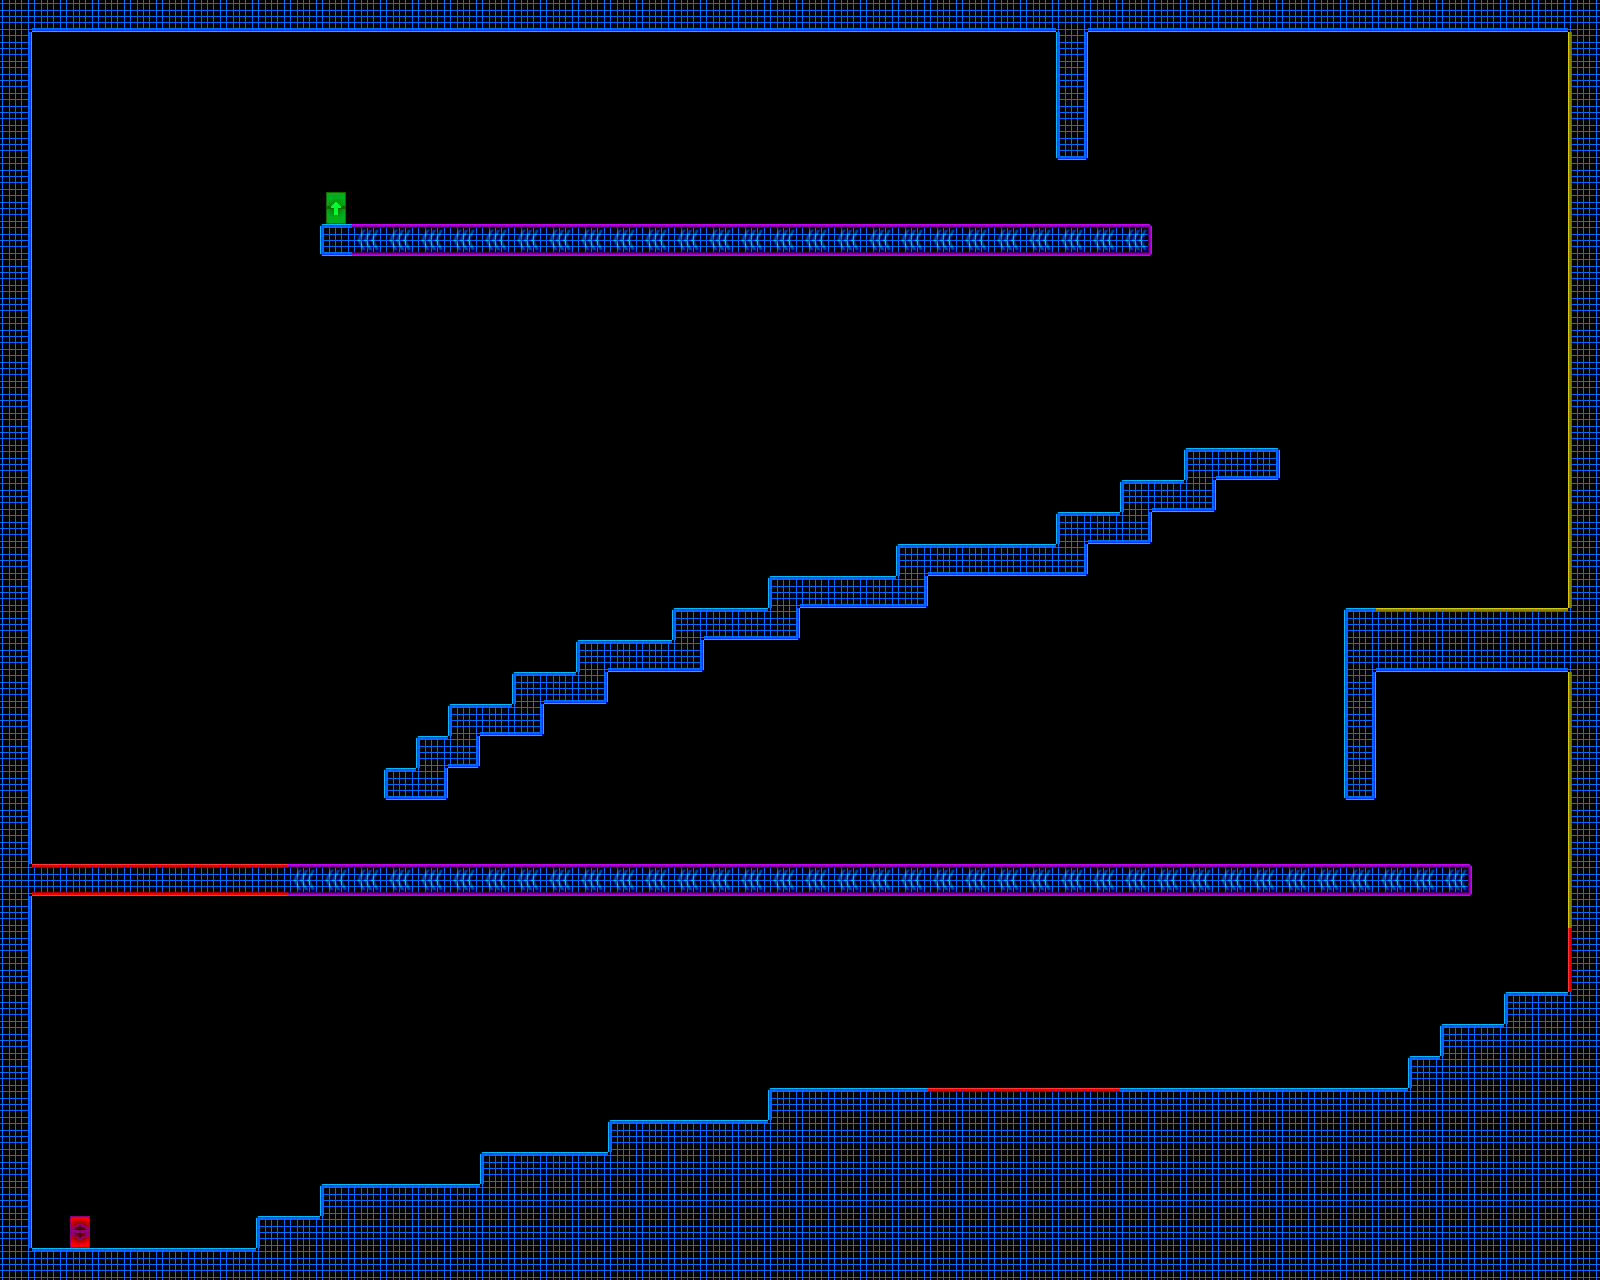

Below is a game level as drawn by its tile map, then a one-line description and the .tmx that defines it (tile-layer data replaced by summaries):
An orthogonal 50x40 tile map with 32x32 px tiles, 1 tile layer (Livello tile 1) and 36 objects.

<map version="1.0" orientation="orthogonal" renderorder="right-down" width="50" height="40" tilewidth="32" tileheight="32" nextobjectid="41">
 <tileset firstgid="1" name="TestTile" tilewidth="32" tileheight="32" tilecount="117">
  <image source="resources/tiles/TestTile.png" width="416" height="288" />
 </tileset>
 <layer name="Livello tile 1" width="50" height="40">
  <data>[2000 cells, 489 non-empty, 22 distinct tile ids]</data>
 </layer>
 <objectgroup name="Triggers" visible="0">
  <object id="1" x="288" y="864" width="1184" height="32">
   <properties>
    <property name="blocker" value="tbr" />
    <property name="slide" value="-300" />
   </properties>
  </object>
  <object id="2" x="32" y="864" width="256" height="32">
   <properties>
    <property name="deadly" value="tb" />
   </properties>
  </object>
  <object id="3" x="32" y="1248" width="224" height="32">
   <properties>
    <property name="blocker" value="t" />
   </properties>
  </object>
  <object id="4" x="256" y="1216" width="64" height="32">
   <properties>
    <property name="blocker" value="tl" />
   </properties>
  </object>
  <object id="5" x="320" y="1184" width="160" height="32">
   <properties>
    <property name="blocker" value="tl" />
   </properties>
  </object>
  <object id="6" x="480" y="1152" width="128" height="32">
   <properties>
    <property name="blocker" value="tl" />
   </properties>
  </object>
  <object id="7" x="608" y="1120" width="160" height="32">
   <properties>
    <property name="blocker" value="tl" />
   </properties>
  </object>
  <object id="8" x="768" y="1088" width="160" height="32">
   <properties>
    <property name="blocker" value="tl" />
   </properties>
  </object>
  <object id="9" x="928" y="1088" width="192" height="32">
   <properties>
    <property name="deadly" value="t" />
   </properties>
  </object>
  <object id="10" x="1120" y="1088" width="288" height="32">
   <properties>
    <property name="blocker" value="t" />
   </properties>
  </object>
  <object id="12" x="1408" y="1056" width="32" height="32">
   <properties>
    <property name="blocker" value="tl" />
   </properties>
  </object>
  <object id="13" x="1440" y="1024" width="64" height="32">
   <properties>
    <property name="blocker" value="tl" />
   </properties>
  </object>
  <object id="14" x="1504" y="992" width="64" height="32">
   <properties>
    <property name="blocker" value="tl" />
   </properties>
  </object>
  <object id="16" x="64" y="1216" width="32" height="32">
   <properties>
    <property name="playerEntrance" value="" />
   </properties>
  </object>
  <object id="17" x="0" y="0" width="32" height="1280">
   <properties>
    <property name="blocker" value="r" />
   </properties>
  </object>
  <object id="18" x="1344" y="608" width="32" height="192">
   <properties>
    <property name="blocker" value="tblr" />
   </properties>
  </object>
  <object id="19" x="1376" y="608" width="192" height="64">
   <properties>
    <property name="blocker" value="b" />
    <property name="bouncy" value="t" />
    <property name="power" value="1000" />
   </properties>
  </object>
  <object id="20" x="1568" y="672" width="32" height="256">
   <properties>
    <property name="bouncy" value="l" />
    <property name="power" value="500" />
   </properties>
  </object>
  <object id="21" x="1568" y="928" width="32" height="64">
   <properties>
    <property name="deadly" value="l" />
   </properties>
  </object>
  <object id="22" x="1568" y="32" width="32" height="576">
   <properties>
    <property name="bouncy" value="l" />
    <property name="power" value="1000" />
   </properties>
  </object>
  <object id="23" x="32" y="0" width="1568" height="32">
   <properties>
    <property name="blocker" value="b" />
   </properties>
  </object>
  <object id="24" x="320" y="224" width="32" height="32">
   <properties>
    <property name="blocker" value="tbl" />
   </properties>
  </object>
  <object id="25" x="352" y="224" width="800" height="32">
   <properties>
    <property name="blocker" value="tbr" />
    <property name="slide" value="-300" />
   </properties>
  </object>
  <object id="27" x="1056" y="32" width="32" height="128">
   <properties>
    <property name="blocker" value="tbrl" />
   </properties>
  </object>
  <object id="29" x="384" y="768" width="64" height="32">
   <properties>
    <property name="blocker" value="tblr" />
   </properties>
  </object>
  <object id="30" x="416" y="736" width="64" height="32">
   <properties>
    <property name="blocker" value="tblr" />
   </properties>
  </object>
  <object id="31" x="448" y="704" width="96" height="32">
   <properties>
    <property name="blocker" value="tblr" />
   </properties>
  </object>
  <object id="32" x="512" y="672" width="96" height="32">
   <properties>
    <property name="blocker" value="tblr" />
   </properties>
  </object>
  <object id="33" x="576" y="640" width="128" height="32">
   <properties>
    <property name="blocker" value="tblr" />
   </properties>
  </object>
  <object id="34" x="672" y="608" width="128" height="32">
   <properties>
    <property name="blocker" value="tblr" />
   </properties>
  </object>
  <object id="35" x="768" y="576" width="160" height="32">
   <properties>
    <property name="blocker" value="tblr" />
   </properties>
  </object>
  <object id="36" x="896" y="544" width="192" height="32">
   <properties>
    <property name="blocker" value="tblr" />
   </properties>
  </object>
  <object id="37" x="1056" y="512" width="96" height="32">
   <properties>
    <property name="blocker" value="tblr" />
   </properties>
  </object>
  <object id="38" x="1120" y="480" width="96" height="32">
   <properties>
    <property name="blocker" value="tblr" />
   </properties>
  </object>
  <object id="39" x="1184" y="448" width="96" height="32">
   <properties>
    <property name="blocker" value="tblr" />
   </properties>
  </object>
  <object id="40" x="320" y="192" width="32" height="32">
   <properties>
    <property name="playerExit" value="HighJump" />
   </properties>
  </object>
 </objectgroup>
</map>
